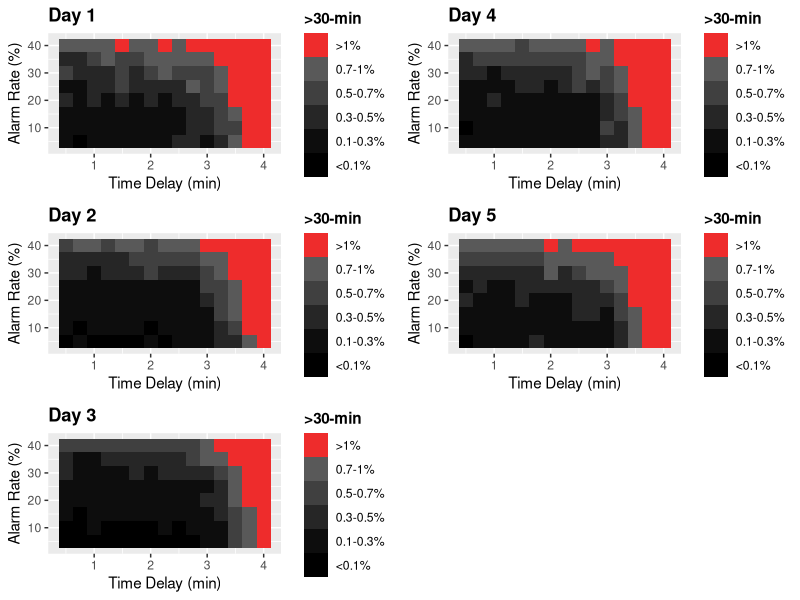

The R source for this figure:
# Will Zywiec
#
# Johns Hopkins University
# Foundations of Modeling and Simulation
#
# TSA Project
# Part 1a
#
# This script uses parametric data from the Arena Process Analyzer to create tile graphs.
#   Scenario
#     A new Whole Body Scanner is going to be installed at an airport. Based on a pre-set layout, 
#     determine objective and threshold operational parameters for the Whole Body Scanner.
#   Graphs
#     Alarm Rate (%) - percent-chance that the Whole Body Scanner alarms
#     Time Delay (min) - most-likely value for how long it takes each passenger to use the Whole Body Scanner
#     >30-min - percentage of passengers who wait longer than 30 minutes

rm(list = ls())

library(ggplot2)

# Multiplot Function

multiplot <- function(..., plotlist=NULL, file, cols=1, layout=NULL) {
  library(grid)

  plots <- c(list(...), plotlist)

  numPlots = length(plots)

  if (is.null(layout)) {
    layout <- matrix(seq(1, cols * ceiling(numPlots/cols)),
                    ncol = cols, nrow = ceiling(numPlots/cols))
  }

 if (numPlots==1) {
    print(plots[[1]])

  } else {
    grid.newpage()
    pushViewport(viewport(layout = grid.layout(nrow(layout), ncol(layout))))

    for (i in 1:numPlots) {
      matchidx <- as.data.frame(which(layout == i, arr.ind = TRUE))

      print(plots[[i]], vp = viewport(layout.pos.row = matchidx$row,
                                      layout.pos.col = matchidx$col))
    }
  }
}

# Universal Vectors

likely <- c(0.5, 0.75, 1, 1.25, 1.5, 1.75, 2, 2.25, 2.5, 2.75, 3, 3.25, 3.5, 3.75, 4, 0.5, 0.75, 1, 1.25, 1.5, 1.75, 2, 2.25, 2.5, 2.75, 3, 3.25, 3.5, 3.75, 4, 0.5, 0.75, 1, 1.25, 1.5, 1.75, 2, 2.25, 2.5, 2.75, 3, 3.25, 3.5, 3.75, 4, 0.5, 0.75, 1, 1.25, 1.5, 1.75, 2, 2.25, 2.5, 2.75, 3, 3.25, 3.5, 3.75, 4, 0.5, 0.75, 1, 1.25, 1.5, 1.75, 2, 2.25, 2.5, 2.75, 3, 3.25, 3.5, 3.75, 4, 0.5, 0.75, 1, 1.25, 1.5, 1.75, 2, 2.25, 2.5, 2.75, 3, 3.25, 3.5, 3.75, 4, 0.5, 0.75, 1, 1.25, 1.5, 1.75, 2, 2.25, 2.5, 2.75, 3, 3.25, 3.5, 3.75, 4, 0.5, 0.75, 1, 1.25, 1.5, 1.75, 2, 2.25, 2.5, 2.75, 3, 3.25, 3.5, 3.75, 4
)

fail <- c(5, 5, 5, 5, 5, 5, 5, 5, 5, 5, 5, 5, 5, 5, 5, 10, 10, 10, 10, 10, 10, 10, 10, 10, 10, 10, 10, 10, 10, 10, 15, 15, 15, 15, 15, 15, 15, 15, 15, 15, 15, 15, 15, 15, 15, 20, 20, 20, 20, 20, 20, 20, 20, 20, 20, 20, 20, 20, 20, 20, 25, 25, 25, 25, 25, 25, 25, 25, 25, 25, 25, 25, 25, 25, 25, 30, 30, 30, 30, 30, 30, 30, 30, 30, 30, 30, 30, 30, 30, 30, 35, 35, 35, 35, 35, 35, 35, 35, 35, 35, 35, 35, 35, 35, 35, 40, 40, 40, 40, 40, 40, 40, 40, 40, 40, 40, 40, 40, 40, 40
)

# Day 1

record1 <- c(0.002, 0, 0.001, 0.001, 0.002, 0.001, 0.001, 0.001, 0.003, 0.003, 0.002, 0.004, 0.008, 0.013, 0.026, 0.002, 0.002, 0.002, 0.001, 0.002, 0.001, 0.001, 0.002, 0.001, 0.004, 0.003, 0.005, 0.006, 0.016, 0.025, 0.001, 0.002, 0.001, 0.001, 0.002, 0.002, 0.001, 0.002, 0.002, 0.003, 0.003, 0.005, 0.007, 0.017, 0.032, 0.003, 0.002, 0.003, 0.002, 0.003, 0.002, 0.004, 0.002, 0.003, 0.004, 0.005, 0.006, 0.013, 0.017, 0.031, 0.002, 0.002, 0.003, 0.003, 0.005, 0.003, 0.003, 0.004, 0.003, 0.009, 0.006, 0.008, 0.014, 0.022, 0.035, 0.005, 0.003, 0.003, 0.003, 0.005, 0.004, 0.006, 0.008, 0.006, 0.006, 0.006, 0.01, 0.015, 0.022, 0.039, 0.004, 0.004, 0.005, 0.007, 0.005, 0.006, 0.007, 0.007, 0.007, 0.009, 0.008, 0.012, 0.018, 0.024, 0.042, 0.007, 0.007, 0.007, 0.008, 0.012, 0.01, 0.01, 0.011, 0.01, 0.012, 0.011, 0.015, 0.023, 0.033, 0.041
)

record1 <- record1 * 100

for (i in 1:length(record1)) {
    if (record1[[i]] > 1) {
        record1[[i]] <- 0
    }
    else if (record1[[i]] <= 1 && record1[[i]] >= 0.7) {
        record1[[i]] <- 1
    }
    else if (record1[[i]] < 0.7 && record1[[i]] >= 0.5) {
        record1[[i]] <- 2
    }
    else if (record1[[i]] < 0.5 && record1[[i]] >= 0.3) {
        record1[[i]] <- 3
    }
    else if (record1[[i]] < 0.3 && record1[[i]] >= 0.1) {
        record1[[i]] <- 4
    }
    else {
        record1[[i]] <- 5
    }
}

record1 <- as.factor(record1)

day1.df <- data.frame(x = likely, y = fail, z = record1) # data frame

# Day 2

record2 <- c(0, 0.001, 0, 0, 0, 0, 0.001, 0, 0.001, 0.001, 0.001, 0.003, 0.004, 0.009, 0.021, 0.001, 0, 0.001, 0.001, 0.001, 0.001, 0, 0.001, 0.001, 0.001, 0.002, 0.003, 0.005, 0.013, 0.024, 0.001, 0.001, 0.001, 0.001, 0.001, 0.001, 0.001, 0.002, 0.001, 0.001, 0.002, 0.005, 0.008, 0.013, 0.026, 0.001, 0.001, 0.002, 0.001, 0.001, 0.001, 0.002, 0.002, 0.002, 0.002, 0.004, 0.005, 0.01, 0.015, 0.028, 0.002, 0.002, 0.002, 0.002, 0.002, 0.002, 0.002, 0.002, 0.002, 0.002, 0.005, 0.005, 0.01, 0.021, 0.026, 0.003, 0.003, 0.002, 0.004, 0.003, 0.003, 0.005, 0.003, 0.003, 0.004, 0.006, 0.007, 0.012, 0.018, 0.031, 0.004, 0.004, 0.004, 0.004, 0.004, 0.005, 0.005, 0.005, 0.006, 0.005, 0.008, 0.009, 0.013, 0.02, 0.035, 0.006, 0.007, 0.008, 0.005, 0.007, 0.007, 0.006, 0.008, 0.008, 0.009, 0.013, 0.013, 0.018, 0.022, 0.037
)

record2 <- record2 * 100

for (i in 1:length(record2)) {
    if (record2[[i]] > 1) {
        record2[[i]] <- 0
    }
    else if (record2[[i]] <= 1 && record2[[i]] >= 0.7) {
        record2[[i]] <- 1
    }
    else if (record2[[i]] < 0.7 && record2[[i]] >= 0.5) {
        record2[[i]] <- 2
    }
    else if (record2[[i]] < 0.5 && record2[[i]] >= 0.3) {
        record2[[i]] <- 3
    }
    else if (record2[[i]] < 0.3 && record2[[i]] >= 0.1) {
        record2[[i]] <- 4
    }
    else {
        record2[[i]] <- 5
    }
}

record2 <- as.factor(record2)

day2.df <- data.frame(x = likely, y = fail, z = record2) # data frame

# Day 3

record3 <- c(0, 0, 0, 0, 0, 0, 0, 0, 0, 0, 0.001, 0.002, 0.005, 0.008, 0.02, 0, 0, 0.001, 0, 0, 0, 0, 0.001, 0, 0.001, 0.001, 0.002, 0.006, 0.009, 0.025, 0.001, 0, 0.001, 0.001, 0.001, 0.001, 0.001, 0.001, 0.001, 0.001, 0.002, 0.004, 0.006, 0.01, 0.02, 0.001, 0.001, 0.001, 0.001, 0.001, 0.002, 0.002, 0.001, 0.002, 0.001, 0.003, 0.004, 0.007, 0.011, 0.023, 0.001, 0.001, 0.002, 0.002, 0.002, 0.002, 0.001, 0.002, 0.002, 0.002, 0.002, 0.004, 0.007, 0.016, 0.025, 0.003, 0.002, 0.002, 0.002, 0.002, 0.003, 0.002, 0.003, 0.003, 0.003, 0.004, 0.006, 0.01, 0.017, 0.027, 0.004, 0.002, 0.002, 0.003, 0.003, 0.004, 0.003, 0.004, 0.004, 0.005, 0.007, 0.009, 0.015, 0.02, 0.029, 0.005, 0.005, 0.005, 0.006, 0.005, 0.006, 0.005, 0.006, 0.006, 0.006, 0.009, 0.012, 0.016, 0.022, 0.03
)

record3 <- record3 * 100

for (i in 1:length(record3)) {
    if (record3[[i]] > 1) {
        record3[[i]] <- 0
    }
    else if (record3[[i]] <= 1 && record3[[i]] >= 0.7) {
        record3[[i]] <- 1
    }
    else if (record3[[i]] < 0.7 && record3[[i]] >= 0.5) {
        record3[[i]] <- 2
    }
    else if (record3[[i]] < 0.5 && record3[[i]] >= 0.3) {
        record3[[i]] <- 3
    }
    else if (record3[[i]] < 0.3 && record3[[i]] >= 0.1) {
        record3[[i]] <- 4
    }
    else {
        record3[[i]] <- 5
    }
}

record3 <- as.factor(record3)

day3.df <- data.frame(x = likely, y = fail, z = record3) # data frame

# Day 4

record4 <- c(0.001, 0.001, 0.001, 0.001, 0.001, 0.001, 0.001, 0.001, 0.001, 0.001, 0.003, 0.003, 0.007, 0.013, 0.025, 0, 0.001, 0.001, 0.001, 0.001, 0.001, 0.001, 0.001, 0.001, 0.001, 0.005, 0.004, 0.009, 0.013, 0.028, 0.001, 0.001, 0.001, 0.002, 0.001, 0.002, 0.001, 0.002, 0.001, 0.002, 0.003, 0.005, 0.008, 0.016, 0.034, 0.001, 0.001, 0.003, 0.002, 0.002, 0.002, 0.001, 0.002, 0.002, 0.002, 0.003, 0.006, 0.011, 0.018, 0.028, 0.002, 0.002, 0.002, 0.002, 0.003, 0.003, 0.002, 0.003, 0.005, 0.003, 0.005, 0.007, 0.011, 0.018, 0.034, 0.003, 0.003, 0.002, 0.003, 0.003, 0.003, 0.004, 0.004, 0.005, 0.008, 0.005, 0.01, 0.014, 0.02, 0.033, 0.004, 0.005, 0.005, 0.005, 0.005, 0.005, 0.006, 0.005, 0.006, 0.007, 0.009, 0.013, 0.015, 0.019, 0.039, 0.008, 0.008, 0.007, 0.008, 0.006, 0.007, 0.007, 0.01, 0.01, 0.011, 0.01, 0.015, 0.019, 0.028, 0.039
)

record4 <- record4 * 100

for (i in 1:length(record4)) {
    if (record4[[i]] > 1) {
        record4[[i]] <- 0
    }
    else if (record4[[i]] <= 1 && record4[[i]] >= 0.7) {
        record4[[i]] <- 1
    }
    else if (record4[[i]] < 0.7 && record4[[i]] >= 0.5) {
        record4[[i]] <- 2
    }
    else if (record4[[i]] < 0.5 && record4[[i]] >= 0.3) {
        record4[[i]] <- 3
    }
    else if (record4[[i]] < 0.3 && record4[[i]] >= 0.1) {
        record4[[i]] <- 4
    }
    else {
        record4[[i]] <- 5
    }
}

record4 <- as.factor(record4)

day4.df <- data.frame(x = likely, y = fail, z = record4) # data frame

# Day 5

record5 <- c(0, 0.001, 0.001, 0.001, 0.001, 0.003, 0.001, 0.001, 0.002, 0.001, 0.002, 0.004, 0.007, 0.017, 0.029, 0.001, 0.001, 0.002, 0.001, 0.001, 0.001, 0.001, 0.001, 0.001, 0.002, 0.002, 0.003, 0.009, 0.012, 0.034, 0.001, 0.001, 0.002, 0.002, 0.002, 0.002, 0.001, 0.002, 0.003, 0.003, 0.002, 0.005, 0.009, 0.017, 0.032, 0.003, 0.002, 0.001, 0.002, 0.004, 0.002, 0.002, 0.002, 0.003, 0.003, 0.004, 0.006, 0.011, 0.02, 0.03, 0.002, 0.003, 0.002, 0.002, 0.003, 0.004, 0.003, 0.003, 0.004, 0.004, 0.006, 0.009, 0.015, 0.019, 0.031, 0.003, 0.003, 0.003, 0.003, 0.003, 0.003, 0.007, 0.004, 0.005, 0.007, 0.008, 0.01, 0.014, 0.021, 0.038, 0.005, 0.006, 0.005, 0.005, 0.005, 0.005, 0.007, 0.008, 0.007, 0.009, 0.009, 0.012, 0.017, 0.027, 0.042, 0.007, 0.008, 0.007, 0.007, 0.009, 0.008, 0.011, 0.01, 0.012, 0.011, 0.013, 0.016, 0.025, 0.025, 0.049
)

record5 <- record5 * 100

for (i in 1:length(record5)) {
    if (record5[[i]] > 1) {
        record5[[i]] <- 0
    }
    else if (record5[[i]] <= 1 && record5[[i]] >= 0.7) {
        record5[[i]] <- 1
    }
    else if (record5[[i]] < 0.7 && record5[[i]] >= 0.5) {
        record5[[i]] <- 2
    }
    else if (record5[[i]] < 0.5 && record5[[i]] >= 0.3) {
        record5[[i]] <- 3
    }
    else if (record5[[i]] < 0.3 && record5[[i]] >= 0.1) {
        record5[[i]] <- 4
    }
    else {
        record5[[i]] <- 5
    }
}

record5 <- as.factor(record5)

day5.df <- data.frame(x = likely, y = fail, z = record5) # data frame

# Plots

day1.plot <- ggplot(day1.df, aes(x, y)) + 
    ggtitle('Day 1') +
    geom_tile(aes(fill = z)) +
    xlab('Time Delay (min)') +
    ylab('Alarm Rate (%)') +
    scale_fill_manual(name = '>30-min', breaks = c('0', '1', '2', '3', '4', '5'), labels = c('>1%', '0.7-1%', '0.5-0.7%', '0.3-0.5%', '0.1-0.3%', '<0.1%'), values = c('firebrick2', 'gray35', 'gray25', 'gray15', 'gray5', 'black')) +
    theme(legend.title = element_text(face = 'bold'), plot.title = element_text(face = 'bold'))

day2.plot <- ggplot(day2.df, aes(x, y)) + 
    ggtitle('Day 2') +
    geom_tile(aes(fill = z)) +
    xlab('Time Delay (min)') +
    ylab('Alarm Rate (%)') +
    scale_fill_manual(name = '>30-min', breaks = c('0', '1', '2', '3', '4', '5'), labels = c('>1%', '0.7-1%', '0.5-0.7%', '0.3-0.5%', '0.1-0.3%', '<0.1%'), values = c('firebrick2', 'gray35', 'gray25', 'gray15', 'gray5', 'black')) +
    theme(legend.title = element_text(face = 'bold'), plot.title = element_text(face = 'bold'))

day3.plot <- ggplot(day3.df, aes(x, y)) + 
    ggtitle('Day 3') +
    geom_tile(aes(fill = z)) +
    xlab('Time Delay (min)') +
    ylab('Alarm Rate (%)') +
    scale_fill_manual(name = '>30-min', breaks = c('0', '1', '2', '3', '4', '5'), labels = c('>1%', '0.7-1%', '0.5-0.7%', '0.3-0.5%', '0.1-0.3%', '<0.1%'), values = c('firebrick2', 'gray35', 'gray25', 'gray15', 'gray5', 'black')) +
    theme(legend.title = element_text(face = 'bold'), plot.title = element_text(face = 'bold'))

day4.plot <- ggplot(day4.df, aes(x, y)) + 
    ggtitle('Day 4') +
    geom_tile(aes(fill = z)) +
    xlab('Time Delay (min)') +
    ylab('Alarm Rate (%)') +
    scale_fill_manual(name = '>30-min', breaks = c('0', '1', '2', '3', '4', '5'), labels = c('>1%', '0.7-1%', '0.5-0.7%', '0.3-0.5%', '0.1-0.3%', '<0.1%'), values = c('firebrick2', 'gray35', 'gray25', 'gray15', 'gray5', 'black')) +
    theme(legend.title = element_text(face = 'bold'), plot.title = element_text(face = 'bold'))

day5.plot <- ggplot(day5.df, aes(x, y)) + 
    ggtitle('Day 5') +
    geom_tile(aes(fill = z)) +
    xlab('Time Delay (min)') +
    ylab('Alarm Rate (%)') +
    scale_fill_manual(name = '>30-min', breaks = c('0', '1', '2', '3', '4', '5'), labels = c('>1%', '0.7-1%', '0.5-0.7%', '0.3-0.5%', '0.1-0.3%', '<0.1%'), values = c('firebrick2', 'gray35', 'gray25', 'gray15', 'gray5', 'black')) +
    theme(legend.title = element_text(face = 'bold'), plot.title = element_text(face = 'bold'))

multiplot(day1.plot, day2.plot, day3.plot, day4.plot, day5.plot, cols =2)
